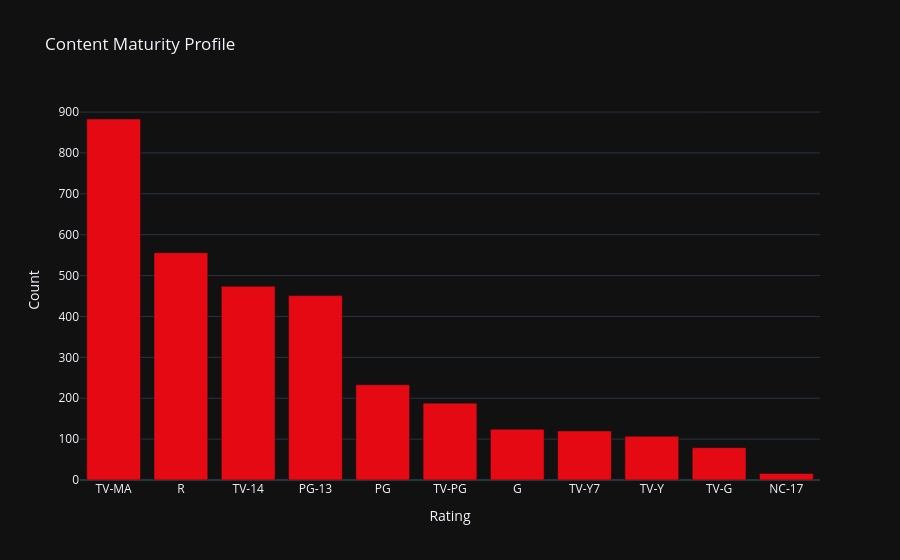

This figure's notebook cell:
### Markdown cell above
## 3. Maturity Profile

Understanding the distribution of age certifications.

### Code cell
rating_counts = df['age_certification'].value_counts().reset_index()
rating_counts.columns = ['Rating', 'Count']

fig_rating = px.bar(
    rating_counts, 
    x='Rating', 
    y='Count', 
    title="Content Maturity Profile",
    color_discrete_sequence=['#E50914']
)
fig_rating.show()

### Figure 1 — Plotly figure (JSON) as saved in the notebook; plotly's stock layout.template omitted (floating-point values rounded to 4 significant figures)
{"data": [{"hovertemplate": "Rating=%{x}<br>Count=%{y}<extra></extra>", "legendgroup": "", "marker": {"color": "#E50914", "pattern": {"shape": ""}}, "name": "", "orientation": "v", "showlegend": false, "textposition": "auto", "type": "bar", "x": ["TV-MA", "R", "TV-14", "PG-13", "PG", "TV-PG", "G", "TV-Y7", "TV-Y", "TV-G", "NC-17"], "xaxis": "x", "y": [883, 556, 474, 451, 233, 188, 124, 120, 107, 79, 16], "yaxis": "y"}], "layout": {"barmode": "relative", "legend": {"tracegroupgap": 0}, "title": {"text": "Content Maturity Profile"}, "xaxis": {"anchor": "y", "domain": [0, 1], "title": {"text": "Rating"}}, "yaxis": {"anchor": "x", "domain": [0, 1], "title": {"text": "Count"}}}}
